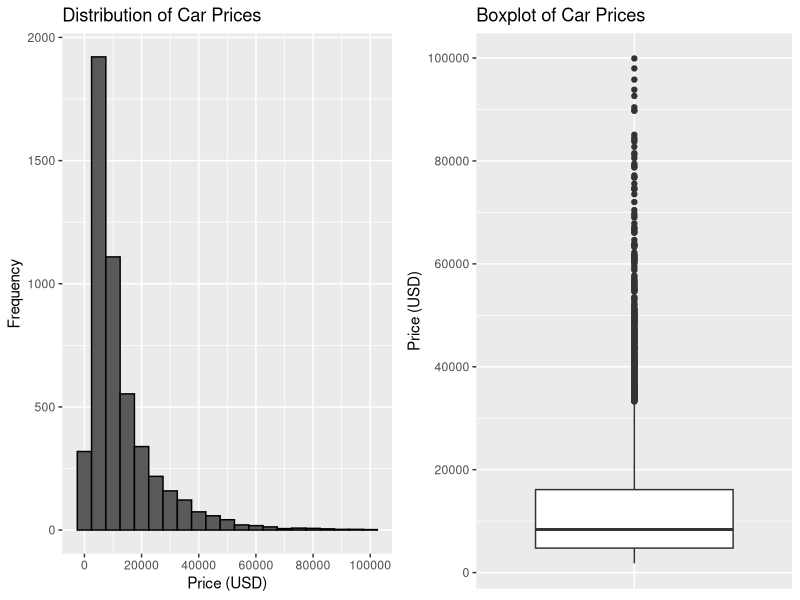
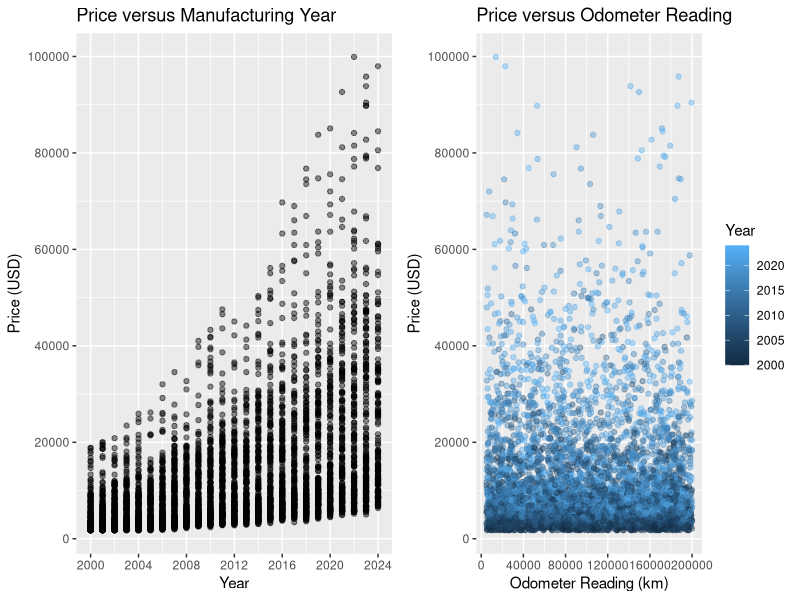
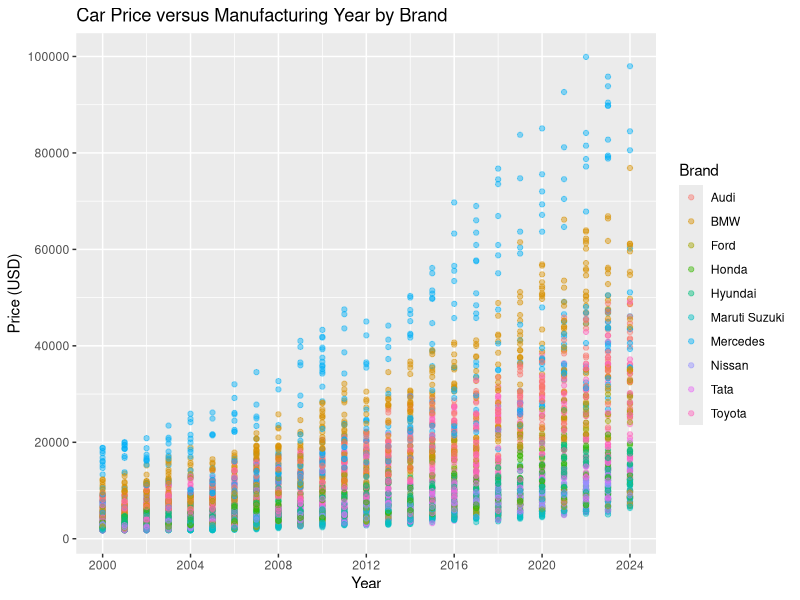
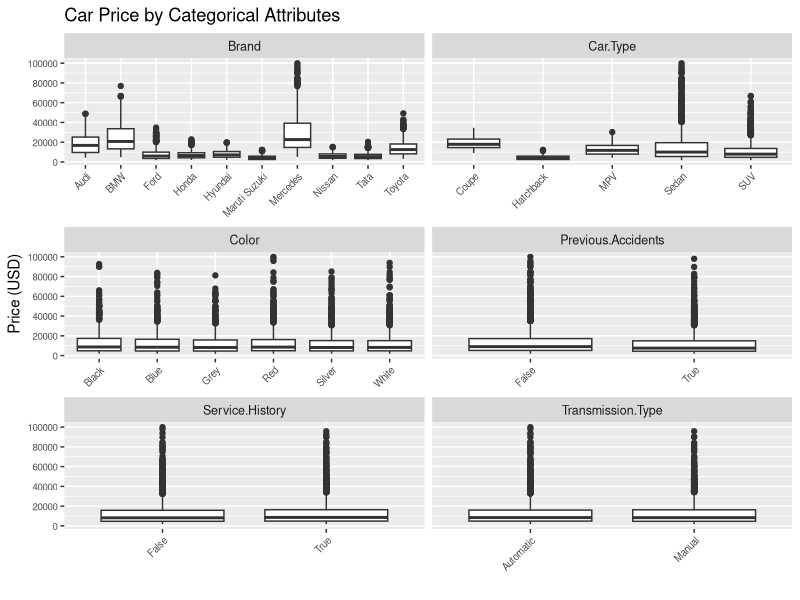
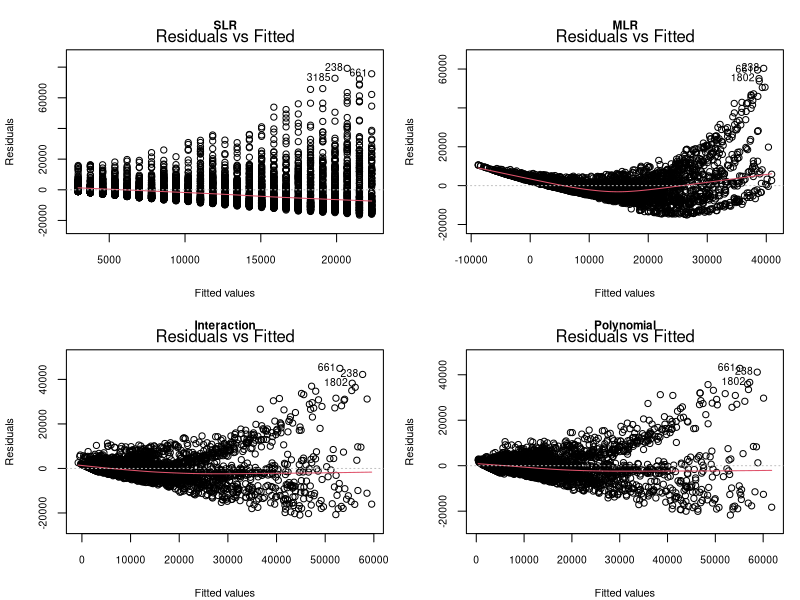
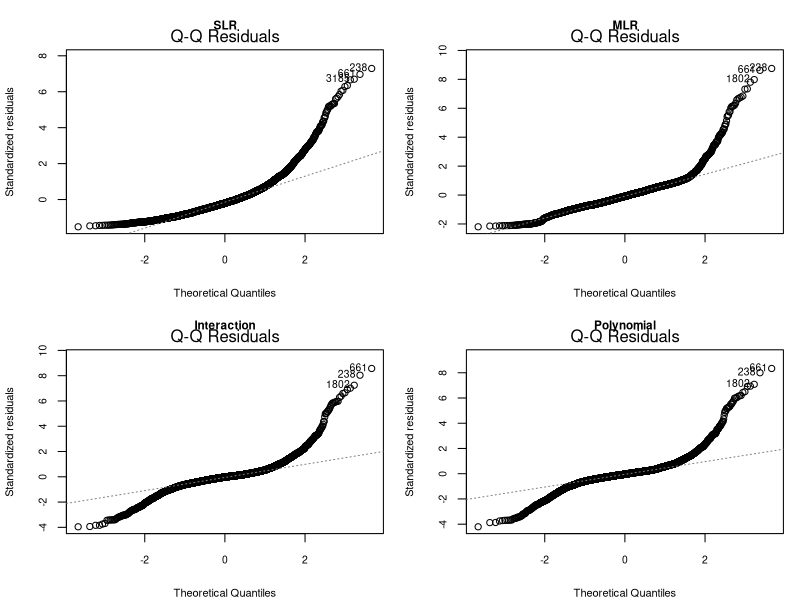
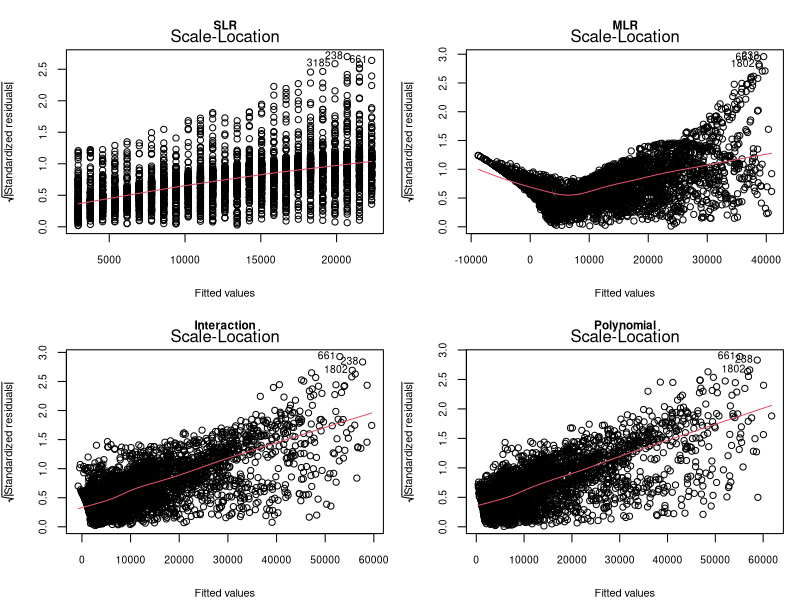

The R script that drew these images, in order:
## ---- chunk 1
knitr::opts_chunk$set(
  echo = FALSE,
  warning = FALSE,
  message = FALSE,
  fig.align = "center",
  out.width = "95%"
)

library(tidyverse)
library(car)
options(scipen = 999)
## ---- chunk 2
df <- read.csv("car_data.csv")

original_rows <- nrow(df)
original_cols <- ncol(df)

df <- df %>%
  select(-Fuel.Type, -Location, -Insurance.Type)

missing_after_removal <- sum(is.na(df))
duplicates_after_removal <- sum(duplicated(df))

set.seed(123)
df <- df[sample(seq_len(nrow(df)), 5000), ]
rownames(df) <- NULL

df$Brand <- as.factor(df$Brand)
df$Model <- as.factor(df$Model)
df$Transmission.Type <- as.factor(df$Transmission.Type)
df$Color <- as.factor(df$Color)
df$Service.History <- as.factor(df$Service.History)
df$Previous.Accidents <- as.factor(df$Previous.Accidents)
df$Car.Type <- as.factor(df$Car.Type)

df$Price.USD <- round(df$Price..INR. / 95.01)
## ---- chunk 3
prep_table <- data.frame(
  Item = c(
    "Original observations",
    "Original variables",
    "Variables after removal",
    "Missing values after removal",
    "Duplicated rows",
    "Observations used in analysis"
  ),
  Value = c(
    original_rows,
    original_cols,
    12,
    missing_after_removal,
    duplicates_after_removal,
    nrow(df)
  )
)

knitr::kable(prep_table, align = c("l", "r"))
## ---- chunk 4
quant_vars <- c(
  "Year",
  "Odometer.Reading..km.",
  "Number.of.Owners",
  "Engine.Capacity..L.",
  "Price.USD"
)

quant_summary <- t(sapply(df[quant_vars], function(x) {
  s <- summary(x)
  c(
    Min = s[1],
    Q1 = s[2],
    Median = s[3],
    Mean = s[4],
    Q3 = s[5],
    Max = s[6]
  )
}))

quant_summary <- round(quant_summary, 2)

knitr::kable(
  quant_summary,
  caption = "Summary statistics for quantitative variables"
)
## ---- chunk 5
p_hist <- ggplot(df, aes(x = Price.USD)) +
  geom_histogram(binwidth = 5000, color = "black") +
  scale_x_continuous(breaks = seq(0, 100000, by = 20000)) +
  labs(
    title = "Distribution of Car Prices",
    x = "Price (USD)",
    y = "Frequency"
  )

p_box <- ggplot(df, aes(x = "", y = Price.USD)) +
  geom_boxplot() +
  scale_y_continuous(breaks = seq(0, 100000, by = 20000)) +
  labs(
    title = "Boxplot of Car Prices",
    x = NULL,
    y = "Price (USD)"
  ) +
  theme(
    axis.text.x = element_blank(),
    axis.ticks.x = element_blank()
  )

grid::grid.newpage()
grid::pushViewport(
  grid::viewport(
    layout = grid::grid.layout(1, 2)
  )
)
print(p_hist, vp = grid::viewport(layout.pos.row = 1, layout.pos.col = 1))
print(p_box, vp = grid::viewport(layout.pos.row = 1, layout.pos.col = 2))
## ---- chunk 6
p_year <- ggplot(df, aes(x = Year, y = Price.USD)) +
  geom_point(alpha = 0.45) +
  scale_x_continuous(breaks = seq(2000, 2024, by = 4)) +
  scale_y_continuous(breaks = seq(0, 100000, by = 20000)) +
  labs(
    title = "Price versus Manufacturing Year",
    x = "Year",
    y = "Price (USD)"
  )

p_odom <- ggplot(
  df,
  aes(
    x = Odometer.Reading..km.,
    y = Price.USD,
    color = Year
  )
) +
  geom_point(alpha = 0.4) +
  scale_x_continuous(breaks = seq(0, 200000, by = 40000)) +
  scale_y_continuous(breaks = seq(0, 100000, by = 20000)) +
  labs(
    title = "Price versus Odometer Reading",
    x = "Odometer Reading (km)",
    y = "Price (USD)",
    color = "Year"
  )

grid::grid.newpage()
grid::pushViewport(
  grid::viewport(
    layout = grid::grid.layout(1, 2)
  )
)
print(p_year, vp = grid::viewport(layout.pos.row = 1, layout.pos.col = 1))
print(p_odom, vp = grid::viewport(layout.pos.row = 1, layout.pos.col = 2))
## ---- chunk 7
ggplot(df, aes(x = Year, y = Price.USD, color = Brand)) +
  geom_point(alpha = 0.45) +
  scale_x_continuous(breaks = seq(2000, 2024, by = 4)) +
  scale_y_continuous(breaks = seq(0, 100000, by = 20000)) +
  labs(
    title = "Car Price versus Manufacturing Year by Brand",
    x = "Year",
    y = "Price (USD)",
    color = "Brand"
  )
## ---- chunk 8
categorical_data <- df %>%
  select(
    Price.USD,
    Brand,
    Transmission.Type,
    Color,
    Service.History,
    Previous.Accidents,
    Car.Type
  ) %>%
  pivot_longer(
    cols = -Price.USD,
    names_to = "Attribute",
    values_to = "Category"
  )

ggplot(categorical_data, aes(x = Category, y = Price.USD)) +
  geom_boxplot() +
  facet_wrap(~Attribute, scales = "free_x", ncol = 2) +
  scale_y_continuous(breaks = seq(0, 100000, by = 20000)) +
  labs(
    title = "Car Price by Categorical Attributes",
    x = "",
    y = "Price (USD)"
  ) +
  theme(
    axis.text.x = element_text(angle = 45, hjust = 1, size = 7),
    axis.text.y = element_text(size = 7),
    strip.text = element_text(size = 9)
  )
## ---- chunk 9
set.seed(456)

train_index <- sample(
  seq_len(nrow(df)),
  size = 0.8 * nrow(df)
)

train <- df[train_index, ]
test <- df[-train_index, ]
## ---- chunk 10
split_table <- data.frame(
  Dataset = c("Training", "Test"),
  Observations = c(nrow(train), nrow(test)),
  Percentage = c("80%", "20%")
)

knitr::kable(split_table)
## ---- chunk 11
slr_engine <- lm(
  Price.USD ~ Engine.Capacity..L.,
  data = train
)

slr_year <- lm(
  Price.USD ~ Year,
  data = train
)

slr_odometer <- lm(
  Price.USD ~ Odometer.Reading..km.,
  data = train
)

slr_engine_predictions <- predict(slr_engine, newdata = test)
slr_year_predictions <- predict(slr_year, newdata = test)
slr_odometer_predictions <- predict(slr_odometer, newdata = test)

slr_engine_mse <- mean((test$Price.USD - slr_engine_predictions)^2)
slr_year_mse <- mean((test$Price.USD - slr_year_predictions)^2)
slr_odometer_mse <- mean((test$Price.USD - slr_odometer_predictions)^2)

slr_engine_rmse <- sqrt(slr_engine_mse)
slr_year_rmse <- sqrt(slr_year_mse)
slr_odometer_rmse <- sqrt(slr_odometer_mse)

slr_model <- slr_year
slr_predictions <- slr_year_predictions
slr_mse <- slr_year_mse
slr_rmse <- slr_year_rmse
## ---- chunk 12
slr_comparison <- data.frame(
  Predictor = c(
    "Engine Capacity",
    "Year",
    "Odometer Reading"
  ),
  Slope = c(
    coef(slr_engine)[2],
    coef(slr_year)[2],
    coef(slr_odometer)[2]
  ),
  `p-value` = c(
    summary(slr_engine)$coefficients[2, 4],
    summary(slr_year)$coefficients[2, 4],
    summary(slr_odometer)$coefficients[2, 4]
  ),
  `R-squared` = c(
    summary(slr_engine)$r.squared,
    summary(slr_year)$r.squared,
    summary(slr_odometer)$r.squared
  ),
  RMSE = c(
    slr_engine_rmse,
    slr_year_rmse,
    slr_odometer_rmse
  )
)

slr_comparison[, 2:5] <- round(slr_comparison[, 2:5], 4)

knitr::kable(
  slr_comparison,
  caption = "Single-predictor regression comparison"
)
## ---- chunk 13
mlr_model <- lm(
  Price.USD ~
    Year +
    Odometer.Reading..km. +
    Brand,
  data = train
)

mlr_predictions <- predict(mlr_model, newdata = test)
mlr_mse <- mean((test$Price.USD - mlr_predictions)^2)
mlr_rmse <- sqrt(mlr_mse)
## ---- chunk 14
manual_mlr_metrics <- data.frame(
  Model = "Manual MLR",
  `R-squared` = summary(mlr_model)$r.squared,
  `Adjusted R-squared` = summary(mlr_model)$adj.r.squared,
  RSE = summary(mlr_model)$sigma,
  `Test RMSE` = mlr_rmse
)

manual_mlr_metrics[, 2:5] <- round(manual_mlr_metrics[, 2:5], 3)
knitr::kable(manual_mlr_metrics)
## ---- chunk 15
null_model <- lm(
  Price.USD ~ 1,
  data = train
)

full_model <- lm(
  Price.USD ~
    Year +
    Odometer.Reading..km. +
    Brand +
    Transmission.Type +
    Color +
    Number.of.Owners +
    Service.History +
    Previous.Accidents +
    Engine.Capacity..L. +
    Car.Type,
  data = train
)

best_mlr <- step(
  null_model,
  scope = list(
    lower = formula(null_model),
    upper = formula(full_model)
  ),
  direction = "both",
  trace = 0
)

best_mlr_predictions <- predict(best_mlr, newdata = test)
best_mlr_mse <- mean((test$Price.USD - best_mlr_predictions)^2)
best_mlr_rmse <- sqrt(best_mlr_mse)
## ---- chunk 16
coef_mat <- summary(best_mlr)$coefficients

wanted <- c(
  "Year",
  "Previous.AccidentsTrue",
  "Number.of.Owners",
  "Service.HistoryTrue",
  "Odometer.Reading..km.",
  "Transmission.TypeManual"
)

wanted <- wanted[wanted %in% rownames(coef_mat)]

key_coef <- data.frame(
  Predictor = wanted,
  Estimate = coef_mat[wanted, "Estimate"],
  `p-value` = coef_mat[wanted, "Pr(>|t|)"]
)

key_coef[, 2:3] <- round(key_coef[, 2:3], 4)

knitr::kable(
  key_coef,
  caption = "Selected MLR: key coefficient estimates"
)
## ---- chunk 17
interaction_full_clean <- update(
  best_mlr,
  . ~ .^2 - Brand:Car.Type
)

best_interaction <- step(
  best_mlr,
  scope = list(
    lower = formula(best_mlr),
    upper = formula(interaction_full_clean)
  ),
  direction = "both",
  trace = 0
)

interaction_predictions <- predict(
  best_interaction,
  newdata = test
)

interaction_mse <- mean(
  (test$Price.USD - interaction_predictions)^2
)

interaction_rmse <- sqrt(interaction_mse)

interaction_terms <- grep(
  ":",
  attr(terms(best_interaction), "term.labels"),
  value = TRUE
)
## ---- chunk 18
interaction_display <- data.frame(
  Selected_Interaction = interaction_terms
)

knitr::kable(
  interaction_display,
  caption = "Interactions retained by stepwise selection"
)
## ---- chunk 19
poly_model <- update(
  best_interaction,
  . ~ . + I(Year^2)
)

poly_predictions <- predict(
  poly_model,
  newdata = test
)

poly_mse <- mean(
  (test$Price.USD - poly_predictions)^2
)

poly_rmse <- sqrt(poly_mse)
## ---- chunk 20
model_list <- list(
  SLR = slr_model,
  MLR = best_mlr,
  Interaction = best_interaction,
  Polynomial = poly_model
)

model_comparison <- data.frame(
  Model = names(model_list),
  `R-squared` = sapply(model_list, function(m) summary(m)$r.squared),
  `Adjusted R-squared` = sapply(model_list, function(m) summary(m)$adj.r.squared),
  RSE = sapply(model_list, function(m) summary(m)$sigma),
  MSE = c(
    slr_mse,
    best_mlr_mse,
    interaction_mse,
    poly_mse
  ),
  RMSE = c(
    slr_rmse,
    best_mlr_rmse,
    interaction_rmse,
    poly_rmse
  )
)

model_comparison[, 2:6] <- round(model_comparison[, 2:6], 3)

knitr::kable(
  model_comparison,
  caption = "Model performance comparison"
)
## ---- chunk 21
par(
  mfrow = c(2, 2),
  mar = c(4, 4, 3, 1),
  cex.main = 0.85,
  cex.lab = 0.8,
  cex.axis = 0.75
)

plot(slr_model, which = 1, main = "SLR")
plot(best_mlr, which = 1, main = "MLR")
plot(best_interaction, which = 1, main = "Interaction")
plot(poly_model, which = 1, main = "Polynomial")

par(mfrow = c(1, 1))
## ---- chunk 22
par(
  mfrow = c(2, 2),
  mar = c(4, 4, 3, 1),
  cex.main = 0.85,
  cex.lab = 0.8,
  cex.axis = 0.75
)

plot(slr_model, which = 2, main = "SLR")
plot(best_mlr, which = 2, main = "MLR")
plot(best_interaction, which = 2, main = "Interaction")
plot(poly_model, which = 2, main = "Polynomial")

par(mfrow = c(1, 1))
## ---- chunk 23
models <- list(
  SLR = slr_model,
  MLR = best_mlr,
  Interaction = best_interaction,
  Polynomial = poly_model
)

diagnostic_summary <- data.frame(
  Model = names(models),
  Outliers = sapply(
    models,
    function(m) sum(abs(rstandard(m)) > 3)
  ),
  High_Leverage = sapply(
    models,
    function(m) {
      cutoff <- 2 * m$rank / nobs(m)
      sum(hatvalues(m) > cutoff)
    }
  ),
  Influential_Cooks = sapply(
    models,
    function(m) {
      cutoff <- 4 / nobs(m)
      sum(cooks.distance(m) > cutoff)
    }
  )
)

poly_standardized <- rstandard(poly_model)
ordered_outliers <- sort(abs(poly_standardized), decreasing = TRUE)
top_names <- names(ordered_outliers)[1:10]

top_outliers <- data.frame(
  Observation = as.integer(top_names),
  Standardized_Residual = poly_standardized[top_names]
)

poly_cooks <- cooks.distance(poly_model)
cook_cutoff <- 4 / nobs(poly_model)
influential_points <- which(poly_cooks > cook_cutoff)

poly_leverage <- hatvalues(poly_model)
leverage_cutoff <- 2 * poly_model$rank / nobs(poly_model)
high_leverage <- which(poly_leverage > leverage_cutoff)
## ---- chunk 24
knitr::kable(
  diagnostic_summary,
  caption = "Diagnostic screening counts"
)

top_outliers$Standardized_Residual <- round(
  top_outliers$Standardized_Residual,
  3
)

knitr::kable(
  head(top_outliers, 5),
  caption = "Five most extreme standardized residuals in the polynomial model"
)
## ---- chunk 25
vif_results <- vif(best_mlr)

if (is.matrix(vif_results)) {
  vif_table <- data.frame(
    Predictor = rownames(vif_results),
    vif_results,
    row.names = NULL,
    check.names = FALSE
  )
} else {
  vif_table <- data.frame(
    Predictor = names(vif_results),
    VIF = as.numeric(vif_results)
  )
}

vif_show <- vif_table
numeric_cols <- sapply(vif_show, is.numeric)
vif_show[numeric_cols] <- round(vif_show[numeric_cols], 3)

knitr::kable(
  vif_show,
  row.names = FALSE,
  caption = "VIF / GVIF results for the selected MLR"
)
## ---- chunk 26
par(
  mfrow = c(2, 2),
  mar = c(4, 4, 3, 1),
  cex.main = 0.85,
  cex.lab = 0.8,
  cex.axis = 0.75
)

plot(slr_model, which = 3, main = "SLR")
plot(best_mlr, which = 3, main = "MLR")
plot(best_interaction, which = 3, main = "Interaction")
plot(poly_model, which = 3, main = "Polynomial")

par(mfrow = c(1, 1))
## ---- chunk 27
alias_table <- data.frame(
  Model = c("Interaction", "Polynomial"),
  Aliased_Coefficients = c(
    sum(is.na(coef(best_interaction))),
    sum(is.na(coef(poly_model)))
  )
)

knitr::kable(alias_table)
